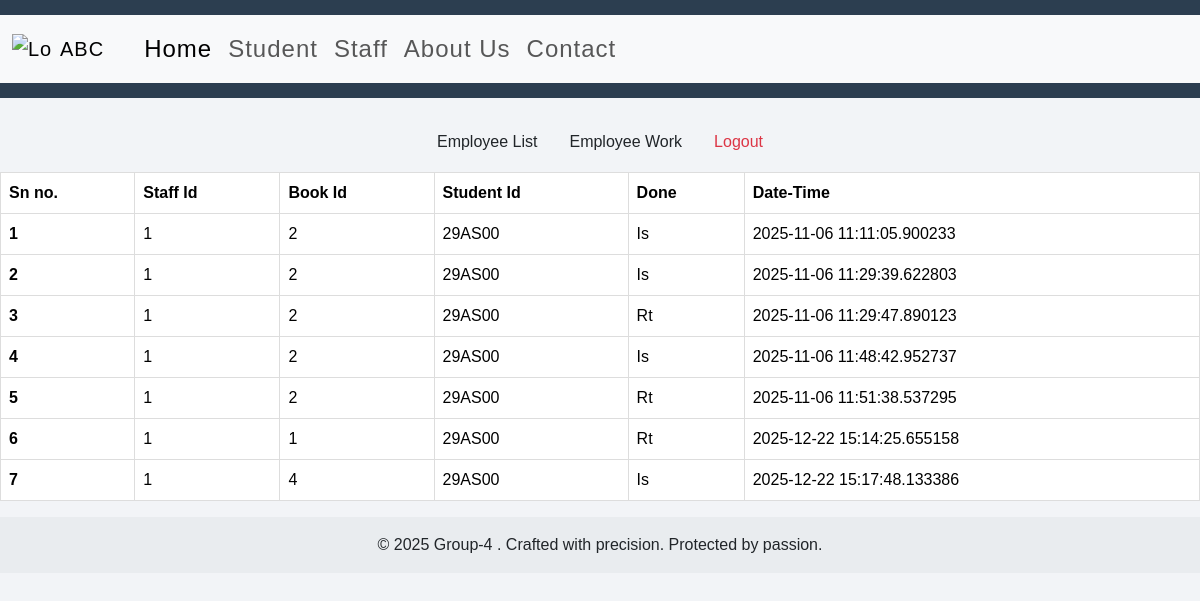
The app's page /staffwork, older data.
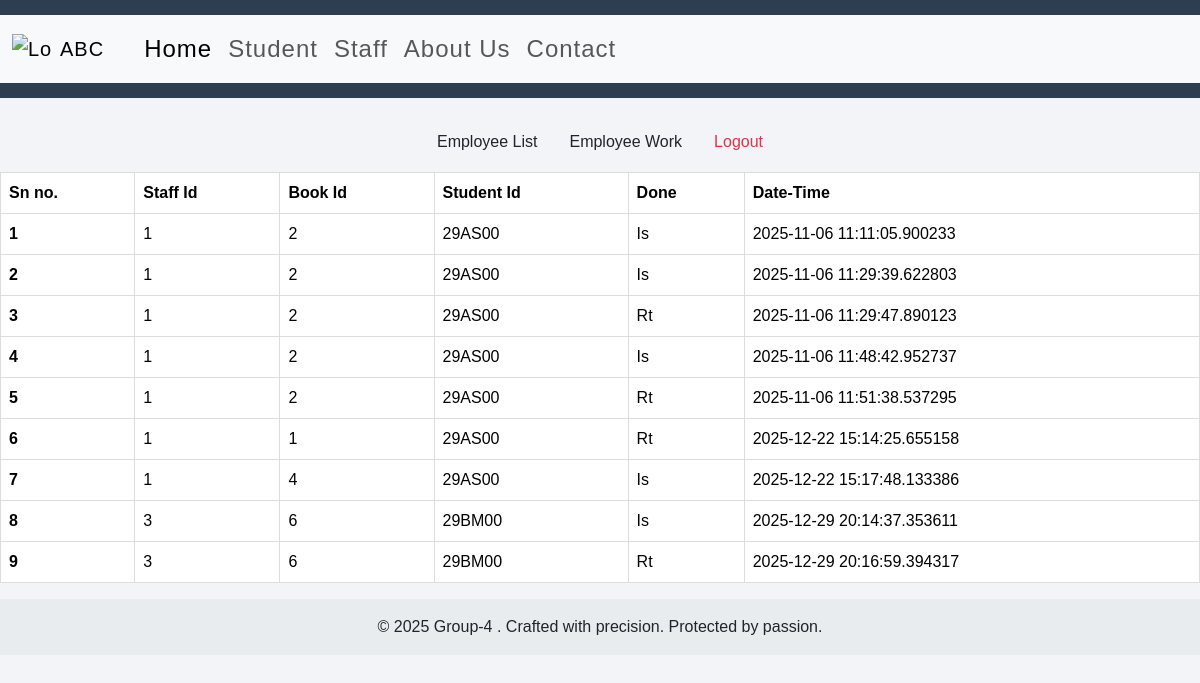
The same page, newer data.
### app.py (models this page shows)
class History(db.Model):
    id = db.Column(db.Integer,primary_key=True)
    sid = db.Column(db.Integer) #staff
    name = db.Column(db.String(50)) #student name
    bid = db.Column(db.Integer) #book id
    done = db.Column(db.String(2)) #Issue:Is Renew:Rn Return:Rt
    date = db.Column(db.DateTime,default=datetime.now)

### app.py (the view)
@app.route("/staffwork")
def Staff_Work():
    return render_template("staffwork.html",work=History.query.all())

### templates/staffwork.html (shortened to what this page needs)
{% extends "base.html" %}
{% block b %}
<br>
<ul class="nav justify-content-center">
  <li class="nav-item">
    <a class="nav-link text-dark" href="/admin">Employee List</a>
  </li>
  <li class="nav-item">
    <a class="nav-link text-dark" href="/staffwork">Employee Work</a>
  </li>
  <li class="nav-item">
    <a class="nav-link text-danger" href="/logout">Logout</a>
  </li>
</ul>
<table class="table">
    <thead>
        <tr>
            <th scope="col">Sn no.</th>
            <th scope="col">Staff Id</th>
            <th scope="col">Book Id</th>
            <th scope="col">Student Id</th>
            <th scope="col">Done</th>
            <th scope="col">Date-Time</th>
        </tr>
    </thead>
    <tbody>
        {% for each in work %}
        <tr>
            <th scope="row">{{loop.index}}</th>
            <td>{{each.sid}}</td>
            <td>{{each.bid}}</td>
            <td>{{each.name}}</td>
            <td>{{each.done}}</td>
            <td>{{each.date}}</td>
        </tr>
        {% endfor %}
    </tbody>
</table>
{% endblock b %}

### templates/base.html (shortened to what this page needs)
<!DOCTYPE html>
<html lang="en">
<head>
  <link href="https://cdn.jsdelivr.net/npm/bootstrap@5.3.7/dist/css/bootstrap.min.css" rel="stylesheet"
>
  <link rel="stylesheet" href="{{ url_for('static', filename='style.css') }}">
</head>
<header>
  <nav class="navbar navbar-expand-lg bg-body-tertiary">
    <div class="container-fluid">
      <a class="navbar-brand d-flex align-items-center" href="https://stcet.ac.in/">
        <img src="https://d2gg9evh47fn9z.cloudfront.net/800px_COLOURBOX10193260.jpg" alt="Logo" width="40" height="30"
          class="me-2">ABC
      </a>
      <div class="collapse navbar-collapse gap-2" id="mainNavbar">
        <div class="navbar-nav ms-3">
          <a class="nav-link active" aria-current="page" href="/">Home</a>
          <a class="nav-link" href="/student">Student</a>
          <a class="nav-link" href="/staff">Staff</a>
          <a class="nav-link" href="/abtus">About Us</a>
          <a class="nav-link" href="/cnt">Contact</a>
        </div>
      </div>
    </div>
  </nav>
</header>
<body>
  {% block b %}
  {% endblock b %}
</body>
<footer class="text-center py-3 bg-body-secondary">
  &copy; 2025 Group-4 . Crafted with precision. Protected by passion.
</footer>
</html>

### static/style.css (style rules this page uses)
body { font-family: 'Poppins', sans-serif; background: #f2f4f7; margin: 0; padding: 0; }
header { background: #2c3e50; color: #fff; padding: 15px 0; text-align: center; font-size: 24px; letter-spacing: 1px; }
table { width: 100%; border-collapse: collapse; margin-top: 10px; }
th, td { border: 1px solid #ddd; text-align: left; padding: 10px; }
th { background-color: #3498db; color: white; }
tr:nth-child(even) { background-color: #f9f9f9; }

Row changes from the older to the newer data that the page shows:
added History: sid "3", bid "6", name "29BM00", done "Is", date "2025-12-29 20:14:37.353611"
added History: sid "3", bid "6", name "29BM00", done "Rt", date "2025-12-29 20:16:59.394317"
